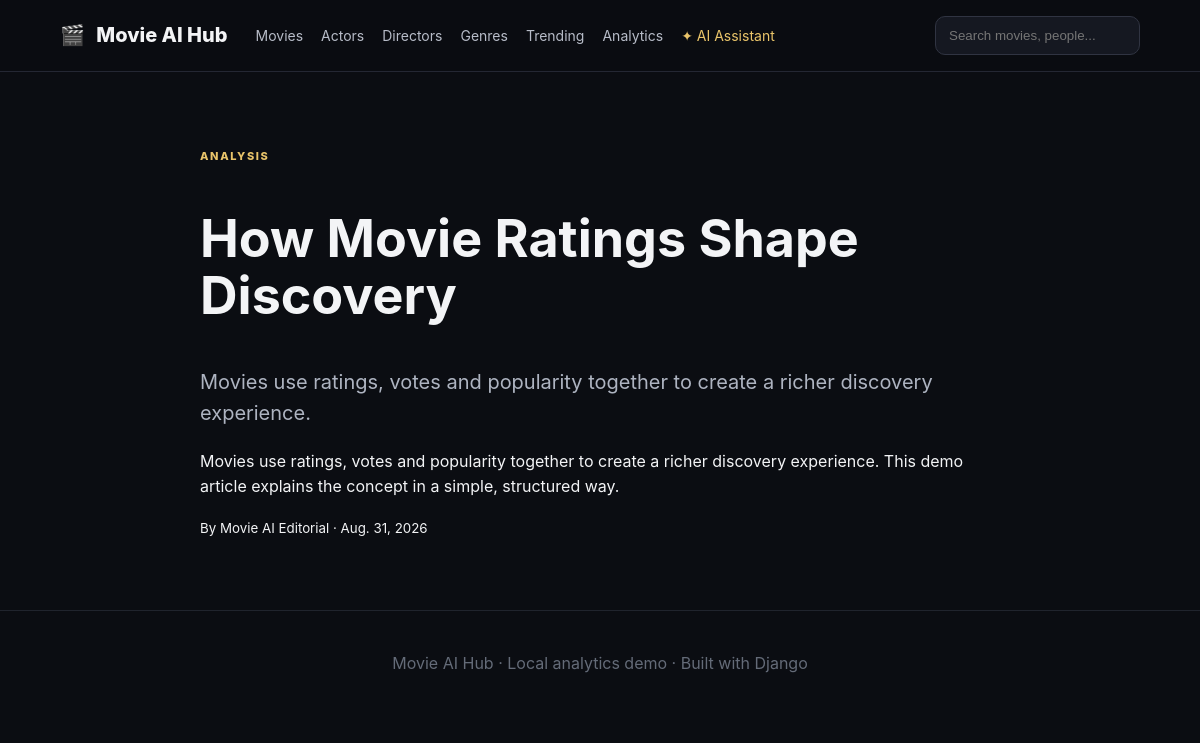
/articles/how-movie-ratings-shape-discovery/, run on the app's committed database.
### core/models.py (models this page shows, shortened)
class Article(models.Model):
    CATEGORY_CHOICES = [
        ("movies", "Movies"), ("actors", "Actors"), ("directors", "Directors"),
        ("reviews", "Reviews"), ("analysis", "Analysis"), ("box_office", "Box Office"),
        ("industry", "Industry"), ("ai", "AI & Entertainment"), ("news", "News"),
    ]
    title = models.CharField(max_length=220)
    slug = models.SlugField(unique=True)
    summary = models.TextField()
    content = models.TextField()
    category = models.CharField(max_length=30, choices=CATEGORY_CHOICES, default="movies")
    author = models.CharField(max_length=120, default="Movie AI Editorial")
    image = models.URLField(blank=True)
    published_date = models.DateField(auto_now_add=True)
    source_url = models.URLField(blank=True)
    tags = models.CharField(max_length=300, blank=True)
    class Meta:
        ordering = ["-published_date"]

### core/views.py (the view)
# urls.py: path("articles/<slug:slug>/", views.article_detail, name="article_detail"),
def article_detail(request, slug):
    return render(request, "articles/detail.html", {"article": get_object_or_404(Article, slug=slug)})

### templates/articles/detail.html
{% extends "base.html" %}{% block content %}<article class="article"><span class="eyebrow">{{ article.category|upper }}</span><h1>{{ article.title }}</h1><p class="lead">{{ article.summary }}</p><p>{{ article.content }}</p><small>By {{ article.author }} · {{ article.published_date }}</small></article>{% endblock %}

### static/css/app.css (style rules this page uses)
* { box-sizing:border-box }
body { margin:0;font-family:Inter,system-ui,-apple-system,sans-serif;background:#0b0d12;color:#f3f4f6;line-height:1.55 }
.eyebrow { letter-spacing:.15em;font-size:11px;color:#e9c46a;font-weight:800 }
.article { max-width:850px;margin:70px auto;padding:0 25px }
.article h1 { font-size:52px;line-height:1.1 }
.article .lead { font-size:20px;color:#aeb4c1 }

### data on the page
Article: category "ANALYSIS", title "How Movie Ratings Shape Discovery", summary "Movies use ratings, votes and popularity together to create a richer discovery experience.", content "Movies use ratings, votes and popularity together to create a richer discovery experience. This demo article explains the concept in a simple, structured way.", author "Movie AI Editorial", published_date "Aug. 31, 2026"
